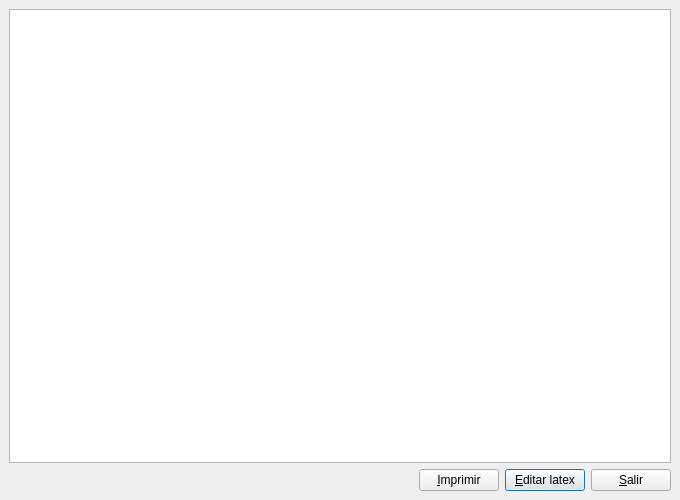
<?xml version="1.0" encoding="UTF-8"?>
<ui version="4.0">
 <class>consplan</class>
 <widget class="QDialog" name="consplan">
  <property name="geometry">
   <rect>
    <x>0</x>
    <y>0</y>
    <width>680</width>
    <height>500</height>
   </rect>
  </property>
  <property name="windowTitle">
   <string>Plan contable</string>
  </property>
  <layout class="QVBoxLayout">
   <property name="spacing">
    <number>6</number>
   </property>
   <property name="margin">
    <number>9</number>
   </property>
   <item>
    <widget class="QTreeView" name="treeView"/>
   </item>
   <item>
    <layout class="QHBoxLayout">
     <property name="spacing">
      <number>6</number>
     </property>
     <property name="margin">
      <number>0</number>
     </property>
     <item>
      <spacer>
       <property name="orientation">
        <enum>Qt::Horizontal</enum>
       </property>
       <property name="sizeHint" stdset="0">
        <size>
         <width>40</width>
         <height>20</height>
        </size>
       </property>
      </spacer>
     </item>
     <item>
      <widget class="QPushButton" name="imprimirpushButton">
       <property name="text">
        <string>&amp;Imprimir</string>
       </property>
       <property name="autoDefault">
        <bool>false</bool>
       </property>
      </widget>
     </item>
     <item>
      <widget class="QPushButton" name="texpushButton">
       <property name="text">
        <string>&amp;Editar latex</string>
       </property>
      </widget>
     </item>
     <item>
      <widget class="QPushButton" name="salirpushButton">
       <property name="text">
        <string>&amp;Salir</string>
       </property>
      </widget>
     </item>
    </layout>
   </item>
  </layout>
 </widget>
 <tabstops>
  <tabstop>treeView</tabstop>
  <tabstop>imprimirpushButton</tabstop>
  <tabstop>texpushButton</tabstop>
  <tabstop>salirpushButton</tabstop>
 </tabstops>
 <resources/>
 <connections>
  <connection>
   <sender>salirpushButton</sender>
   <signal>clicked()</signal>
   <receiver>consplan</receiver>
   <slot>accept()</slot>
   <hints>
    <hint type="sourcelabel">
     <x>608</x>
     <y>460</y>
    </hint>
    <hint type="destinationlabel">
     <x>576</x>
     <y>437</y>
    </hint>
   </hints>
  </connection>
 </connections>
</ui>
